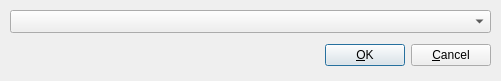
<ui version="4.0" >
 <author></author>
 <comment></comment>
 <exportmacro></exportmacro>
 <class>EditBox</class>
 <widget class="QWidget" name="EditBox" >
  <property name="geometry" >
   <rect>
    <x>0</x>
    <y>0</y>
    <width>501</width>
    <height>81</height>
   </rect>
  </property>
  <property name="windowTitle" >
   <string>UtopiaPlayer - Edit Box</string>
  </property>
  <widget class="QWidget" name="horizontalLayout" >
   <property name="geometry" >
    <rect>
     <x>10</x>
     <y>40</y>
     <width>481</width>
     <height>31</height>
    </rect>
   </property>
   <layout class="QHBoxLayout" >
    <property name="margin" >
     <number>0</number>
    </property>
    <property name="spacing" >
     <number>6</number>
    </property>
    <item>
     <spacer>
      <property name="orientation" >
       <enum>Qt::Horizontal</enum>
      </property>
      <property name="sizeHint" >
       <size>
        <width>40</width>
        <height>20</height>
       </size>
      </property>
     </spacer>
    </item>
    <item>
     <widget class="QPushButton" name="OKButton" >
      <property name="toolTip" >
       <string>Click here to continue</string>
      </property>
      <property name="text" >
       <string>&amp;OK</string>
      </property>
      <property name="default" >
       <bool>true</bool>
      </property>
     </widget>
    </item>
    <item>
     <widget class="QPushButton" name="CancelButton" >
      <property name="toolTip" >
       <string>Click here to cancel edit operations</string>
      </property>
      <property name="text" >
       <string>&amp;Cancel</string>
      </property>
     </widget>
    </item>
   </layout>
  </widget>
  <widget class="QComboBox" name="EditBoxCombo" >
   <property name="geometry" >
    <rect>
     <x>10</x>
     <y>10</y>
     <width>481</width>
     <height>23</height>
    </rect>
   </property>
   <property name="toolTip" >
    <string>Select the entry to edit</string>
   </property>
  </widget>
 </widget>
 <pixmapfunction></pixmapfunction>
 <tabstops>
  <tabstop>OKButton</tabstop>
  <tabstop>CancelButton</tabstop>
 </tabstops>
 <resources>
  <include location="UtopiaPlayer.qrc" />
 </resources>
 <connections/>
</ui>
